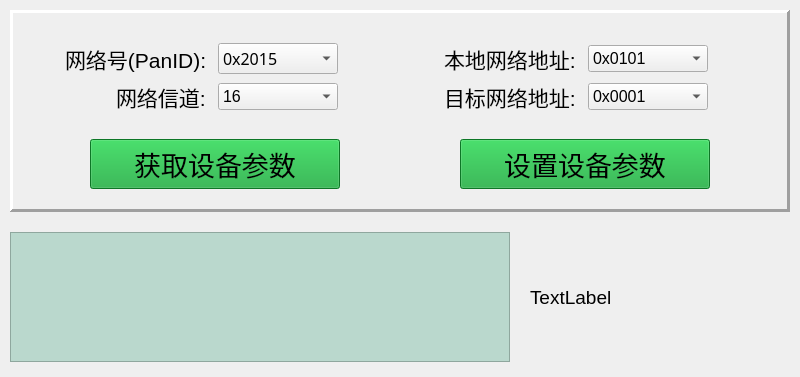
<?xml version="1.0" encoding="UTF-8"?>
<ui version="4.0">
 <class>ZigbeeSetting</class>
 <widget class="QFrame" name="ZigbeeSetting">
  <property name="geometry">
   <rect>
    <x>0</x>
    <y>0</y>
    <width>800</width>
    <height>377</height>
   </rect>
  </property>
  <property name="sizePolicy">
   <sizepolicy hsizetype="Expanding" vsizetype="Expanding">
    <horstretch>0</horstretch>
    <verstretch>0</verstretch>
   </sizepolicy>
  </property>
  <property name="font">
   <font>
    <pointsize>14</pointsize>
   </font>
  </property>
  <property name="windowTitle">
   <string>Frame</string>
  </property>
  <property name="styleSheet">
   <string notr="true"/>
  </property>
  <property name="frameShape">
   <enum>QFrame::NoFrame</enum>
  </property>
  <property name="frameShadow">
   <enum>QFrame::Raised</enum>
  </property>
  <property name="lineWidth">
   <number>5</number>
  </property>
  <layout class="QHBoxLayout" name="horizontalLayout_5" stretch="0">
   <property name="spacing">
    <number>20</number>
   </property>
   <property name="sizeConstraint">
    <enum>QLayout::SetNoConstraint</enum>
   </property>
   <property name="leftMargin">
    <number>10</number>
   </property>
   <property name="topMargin">
    <number>10</number>
   </property>
   <property name="rightMargin">
    <number>10</number>
   </property>
   <property name="bottomMargin">
    <number>15</number>
   </property>
   <item>
    <layout class="QVBoxLayout" name="verticalLayout">
     <item>
      <widget class="QFrame" name="frame">
       <property name="sizePolicy">
        <sizepolicy hsizetype="Expanding" vsizetype="Expanding">
         <horstretch>0</horstretch>
         <verstretch>0</verstretch>
        </sizepolicy>
       </property>
       <property name="font">
        <font>
         <pointsize>12</pointsize>
        </font>
       </property>
       <property name="styleSheet">
        <string notr="true"/>
       </property>
       <property name="frameShape">
        <enum>QFrame::Panel</enum>
       </property>
       <property name="frameShadow">
        <enum>QFrame::Raised</enum>
       </property>
       <property name="lineWidth">
        <number>3</number>
       </property>
       <layout class="QVBoxLayout" name="verticalLayout_2">
        <property name="leftMargin">
         <number>20</number>
        </property>
        <property name="topMargin">
         <number>30</number>
        </property>
        <property name="rightMargin">
         <number>20</number>
        </property>
        <property name="bottomMargin">
         <number>20</number>
        </property>
        <item>
         <layout class="QHBoxLayout" name="horizontalLayout_8">
          <item>
           <layout class="QHBoxLayout" name="horizontalLayout_10">
            <item alignment="Qt::AlignRight">
             <widget class="QLabel" name="label_5">
              <property name="font">
               <font>
                <pointsize>16</pointsize>
               </font>
              </property>
              <property name="text">
               <string>网络号(PanID): </string>
              </property>
              <property name="textFormat">
               <enum>Qt::RichText</enum>
              </property>
             </widget>
            </item>
            <item alignment="Qt::AlignLeft">
             <widget class="QComboBox" name="comboBox_pan">
              <property name="minimumSize">
               <size>
                <width>120</width>
                <height>0</height>
               </size>
              </property>
              <property name="font">
               <font>
                <family>Droid Sans Fallback</family>
                <pointsize>12</pointsize>
               </font>
              </property>
              <item>
               <property name="text">
                <string>0x2015</string>
               </property>
              </item>
              <item>
               <property name="text">
                <string>0x2016</string>
               </property>
              </item>
              <item>
               <property name="text">
                <string>0x2017</string>
               </property>
              </item>
              <item>
               <property name="text">
                <string>0x2018</string>
               </property>
              </item>
              <item>
               <property name="text">
                <string>0x2019</string>
               </property>
              </item>
              <item>
               <property name="text">
                <string>0x2020</string>
               </property>
              </item>
             </widget>
            </item>
           </layout>
          </item>
          <item>
           <layout class="QHBoxLayout" name="horizontalLayout_9">
            <item alignment="Qt::AlignRight">
             <widget class="QLabel" name="label_4">
              <property name="font">
               <font>
                <pointsize>16</pointsize>
               </font>
              </property>
              <property name="text">
               <string>本地网络地址: </string>
              </property>
             </widget>
            </item>
            <item alignment="Qt::AlignLeft">
             <widget class="QComboBox" name="comboBox_localNetAddr">
              <property name="minimumSize">
               <size>
                <width>120</width>
                <height>0</height>
               </size>
              </property>
              <property name="font">
               <font>
                <pointsize>12</pointsize>
               </font>
              </property>
              <item>
               <property name="text">
                <string>0x0101</string>
               </property>
              </item>
              <item>
               <property name="text">
                <string>0x0102</string>
               </property>
              </item>
              <item>
               <property name="text">
                <string>0x0103</string>
               </property>
              </item>
              <item>
               <property name="text">
                <string>0x0104</string>
               </property>
              </item>
              <item>
               <property name="text">
                <string>0x0105</string>
               </property>
              </item>
              <item>
               <property name="text">
                <string>0x0106</string>
               </property>
              </item>
              <item>
               <property name="text">
                <string>0x0107</string>
               </property>
              </item>
              <item>
               <property name="text">
                <string>0x0108</string>
               </property>
              </item>
              <item>
               <property name="text">
                <string>0x0109</string>
               </property>
              </item>
             </widget>
            </item>
           </layout>
          </item>
         </layout>
        </item>
        <item>
         <layout class="QHBoxLayout" name="horizontalLayout_4">
          <item>
           <layout class="QHBoxLayout" name="horizontalLayout_7">
            <item alignment="Qt::AlignRight">
             <widget class="QLabel" name="label_3">
              <property name="font">
               <font>
                <pointsize>16</pointsize>
               </font>
              </property>
              <property name="text">
               <string>网络信道: </string>
              </property>
             </widget>
            </item>
            <item alignment="Qt::AlignLeft">
             <widget class="QComboBox" name="comboBox_channel">
              <property name="minimumSize">
               <size>
                <width>120</width>
                <height>0</height>
               </size>
              </property>
              <property name="font">
               <font>
                <pointsize>12</pointsize>
               </font>
              </property>
              <property name="currentIndex">
               <number>15</number>
              </property>
              <property name="maxCount">
               <number>30</number>
              </property>
              <item>
               <property name="text">
                <string>1</string>
               </property>
              </item>
              <item>
               <property name="text">
                <string>2</string>
               </property>
              </item>
              <item>
               <property name="text">
                <string>3</string>
               </property>
              </item>
              <item>
               <property name="text">
                <string>4</string>
               </property>
              </item>
              <item>
               <property name="text">
                <string>5</string>
               </property>
              </item>
              <item>
               <property name="text">
                <string>6</string>
               </property>
              </item>
              <item>
               <property name="text">
                <string>7</string>
               </property>
              </item>
              <item>
               <property name="text">
                <string>8</string>
               </property>
              </item>
              <item>
               <property name="text">
                <string>9</string>
               </property>
              </item>
              <item>
               <property name="text">
                <string>10</string>
               </property>
              </item>
              <item>
               <property name="text">
                <string>11</string>
               </property>
              </item>
              <item>
               <property name="text">
                <string>12</string>
               </property>
              </item>
              <item>
               <property name="text">
                <string>13</string>
               </property>
              </item>
              <item>
               <property name="text">
                <string>14</string>
               </property>
              </item>
              <item>
               <property name="text">
                <string>15</string>
               </property>
              </item>
              <item>
               <property name="text">
                <string>16</string>
               </property>
              </item>
              <item>
               <property name="text">
                <string>17</string>
               </property>
              </item>
              <item>
               <property name="text">
                <string>18</string>
               </property>
              </item>
              <item>
               <property name="text">
                <string>19</string>
               </property>
              </item>
              <item>
               <property name="text">
                <string>20</string>
               </property>
              </item>
              <item>
               <property name="text">
                <string>21</string>
               </property>
              </item>
              <item>
               <property name="text">
                <string>22</string>
               </property>
              </item>
              <item>
               <property name="text">
                <string>23</string>
               </property>
              </item>
              <item>
               <property name="text">
                <string>24</string>
               </property>
              </item>
              <item>
               <property name="text">
                <string>25</string>
               </property>
              </item>
              <item>
               <property name="text">
                <string>26</string>
               </property>
              </item>
             </widget>
            </item>
           </layout>
          </item>
          <item>
           <layout class="QHBoxLayout" name="horizontalLayout_6">
            <item alignment="Qt::AlignRight">
             <widget class="QLabel" name="label_2">
              <property name="font">
               <font>
                <pointsize>16</pointsize>
               </font>
              </property>
              <property name="text">
               <string>目标网络地址: </string>
              </property>
             </widget>
            </item>
            <item alignment="Qt::AlignLeft">
             <widget class="QComboBox" name="comboBox_targetNetAddr">
              <property name="minimumSize">
               <size>
                <width>120</width>
                <height>0</height>
               </size>
              </property>
              <property name="font">
               <font>
                <pointsize>12</pointsize>
               </font>
              </property>
              <item>
               <property name="text">
                <string>0x0001</string>
               </property>
              </item>
              <item>
               <property name="text">
                <string>0x0002</string>
               </property>
              </item>
              <item>
               <property name="text">
                <string>0x0003</string>
               </property>
              </item>
              <item>
               <property name="text">
                <string>0x0004</string>
               </property>
              </item>
              <item>
               <property name="text">
                <string>0x0005</string>
               </property>
              </item>
              <item>
               <property name="text">
                <string>0x0006</string>
               </property>
              </item>
              <item>
               <property name="text">
                <string>0x0007</string>
               </property>
              </item>
              <item>
               <property name="text">
                <string>0x0008</string>
               </property>
              </item>
              <item>
               <property name="text">
                <string>0x0009</string>
               </property>
              </item>
             </widget>
            </item>
           </layout>
          </item>
         </layout>
        </item>
        <item>
         <layout class="QHBoxLayout" name="horizontalLayout_3">
          <property name="topMargin">
           <number>20</number>
          </property>
          <item alignment="Qt::AlignHCenter">
           <widget class="QPushButton" name="pushButton_getPar">
            <property name="sizePolicy">
             <sizepolicy hsizetype="Expanding" vsizetype="Expanding">
              <horstretch>0</horstretch>
              <verstretch>0</verstretch>
             </sizepolicy>
            </property>
            <property name="minimumSize">
             <size>
              <width>250</width>
              <height>50</height>
             </size>
            </property>
            <property name="font">
             <font>
              <pointsize>20</pointsize>
             </font>
            </property>
            <property name="styleSheet">
             <string notr="true">background-color:rgb(18, 165, 53)</string>
            </property>
            <property name="text">
             <string>获取设备参数</string>
            </property>
           </widget>
          </item>
          <item alignment="Qt::AlignHCenter">
           <widget class="QPushButton" name="pushButton_setPar">
            <property name="sizePolicy">
             <sizepolicy hsizetype="Expanding" vsizetype="Expanding">
              <horstretch>0</horstretch>
              <verstretch>0</verstretch>
             </sizepolicy>
            </property>
            <property name="minimumSize">
             <size>
              <width>250</width>
              <height>50</height>
             </size>
            </property>
            <property name="font">
             <font>
              <family>Droid Sans Fallback</family>
              <pointsize>20</pointsize>
             </font>
            </property>
            <property name="styleSheet">
             <string notr="true">background-color:rgb(18, 165, 53)</string>
            </property>
            <property name="text">
             <string>设置设备参数</string>
            </property>
           </widget>
          </item>
         </layout>
        </item>
       </layout>
      </widget>
     </item>
     <item>
      <layout class="QHBoxLayout" name="horizontalLayout_2">
       <property name="topMargin">
        <number>0</number>
       </property>
       <item>
        <widget class="QTextEdit" name="logshow">
         <property name="maximumSize">
          <size>
           <width>500</width>
           <height>16777215</height>
          </size>
         </property>
         <property name="font">
          <font>
           <pointsize>12</pointsize>
          </font>
         </property>
         <property name="styleSheet">
          <string notr="true">background-color:rgb(186, 216, 205)</string>
         </property>
         <property name="frameShadow">
          <enum>QFrame::Sunken</enum>
         </property>
         <property name="lineWidth">
          <number>0</number>
         </property>
         <property name="readOnly">
          <bool>true</bool>
         </property>
        </widget>
       </item>
       <item>
        <widget class="QLabel" name="label">
         <property name="text">
          <string>TextLabel</string>
         </property>
        </widget>
       </item>
      </layout>
     </item>
    </layout>
   </item>
  </layout>
 </widget>
 <resources/>
 <connections/>
</ui>
